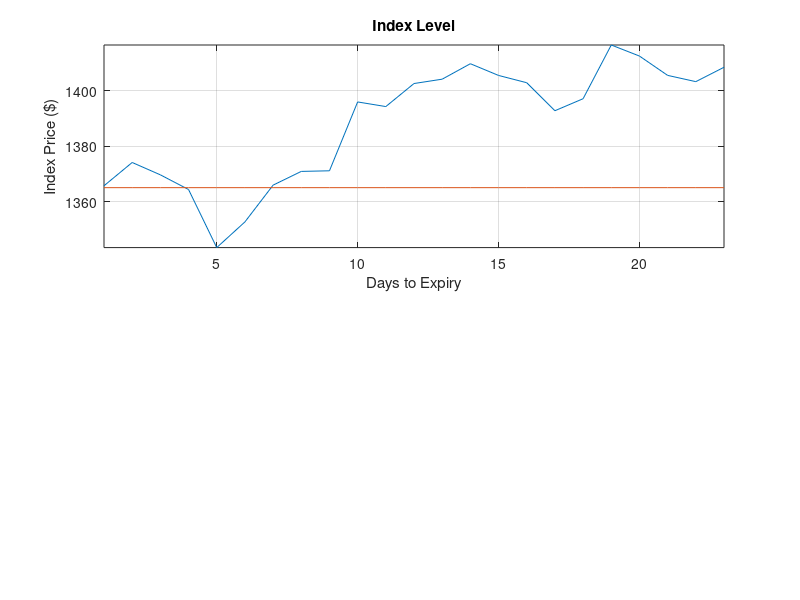

Recreate this plot in MATLAB. (Note: this script raises an error after producing the figure.)
clear;
K =1365;
TC = .0010;
dt = 1/365;
% Time to expiry on each date to expiry
timeToExp =[30;29;28;25;24;23;22;21;18;17;16;15;14;11;10;9;8;7;4;3;2;1;0]/365;
%Index on each date to expiry

St = [1365.680054;1374.089966;1369.630005;1364.329956;...
      1343.359985;1352.630005;1365.910034;1370.869995;...
      1371.089966;1395.949951;1394.280029;1402.599976;...
      1404.170044;1409.75;1405.52002;1402.890015;...
      1392.780029;1397.109985;1416.5100;1412.52002;...
      1405.540039;1403.280029;1408.469971];
  
subplot(2,1,1),plot(St); hold all; plot(0*St+K);title('Index Level');
xlabel('Days to Expiry'), ylabel('Index Price ($)');
axis([-inf,inf,-inf,inf]); grid on;
r = 0.0008;
y= 0.0163;
Ca = 24;
IV = .15617;
N = numel(St)-1;
deltah = zeros(N-1,1);
fprintf('------------------------------------------------------------------\n');
fprintf('Delta Hedging \n');
fprintf('------------------------------------------------------------------\n');

% Call premium

CallPremium = Ca * (1-TC);

BankBalance = CallPremium;
stockCosts=0;
% Get the vector of delta positions
for t =1:N-1
    S0 = St(t);
    t2e = timeToExp(t);
    [ ~, deltah(t), ~ ] = blackScholesCallPrice( K, t2e, S0, r, y, IV ); 
    if t>1
        oldStockPosition = deltah(t-1);
    else
        oldStockPosition = 0;
    end
    amtBuy = (deltah(t)-oldStockPosition)*St(t);
    stockCosts = amtBuy +abs(amtBuy)*TC;
    BankBalance = BankBalance*exp(r*dt) - stockCosts;

    fprintf(' t= %i; delta = %.2f; bought $ %.2f of the index; Bank $ %.2f \n', t,deltah(t),amtBuy,BankBalance);
   
end

subplot(2,1,2),plot(deltah(1:end));
axis([-inf,inf,-inf,inf]); grid on;
title('Delta Position');
xlabel('Days to Expiry'), ylabel('Delta Position');
fprintf('------------------------------------------------------------------\n');

CallPayoff = max(0,St(end)-K);
profit = deltah(end)*St(end) +BankBalance - CallPayoff;

fprintf('Total Hedge Profit: $ %.2f \n', profit);
fprintf('------------------------------------------------------------------\n');




